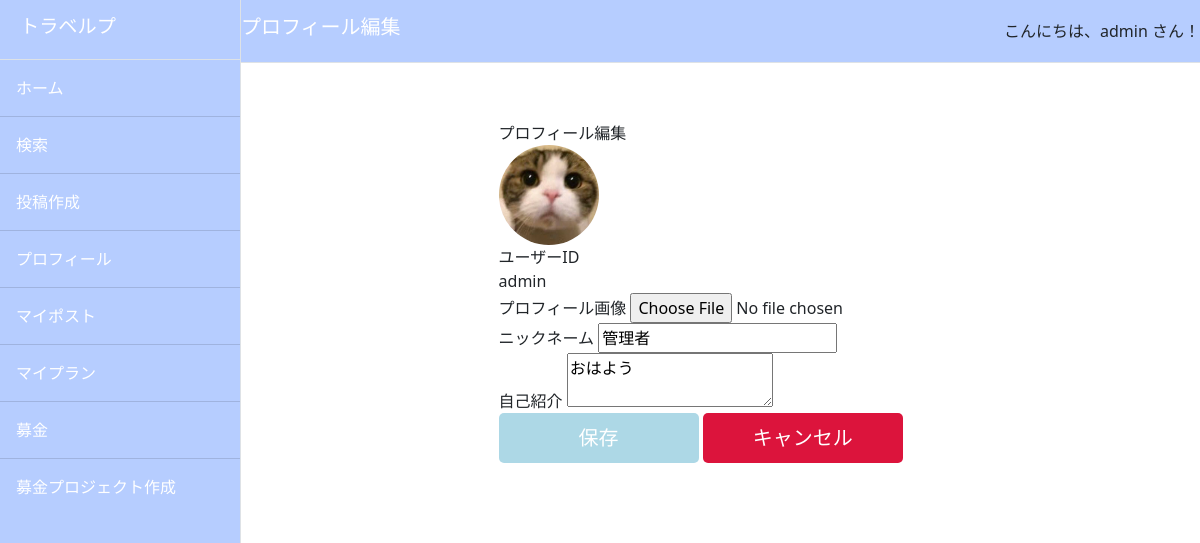
Page /profile/edit/3/ (signed in) on the earlier database version.
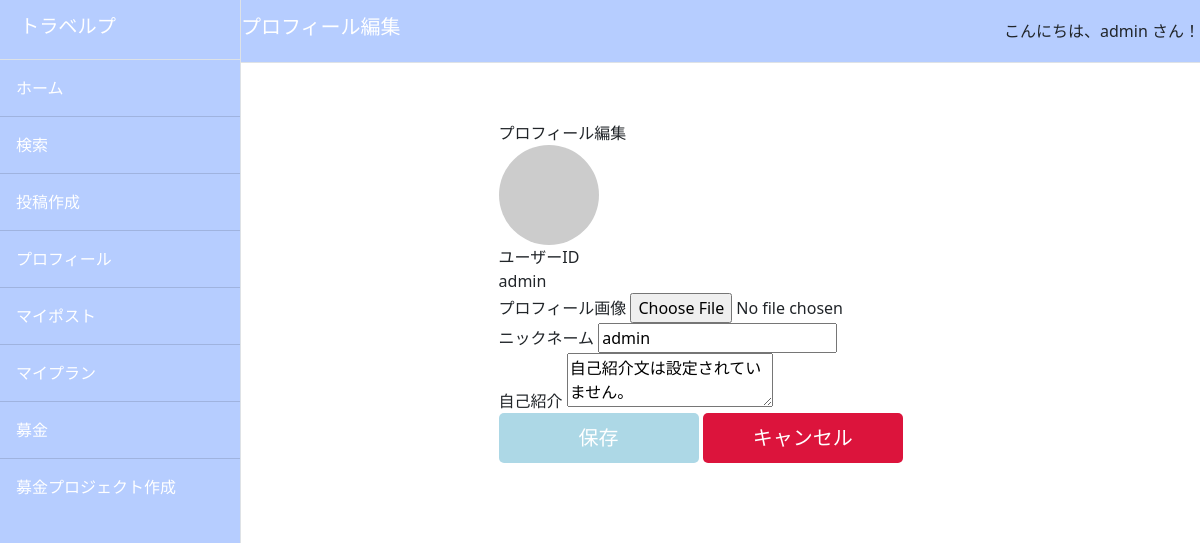
Same page on the later database version.
### accounts/models.py (models this page shows, shortened)
class CustomUser(AbstractUser):
    pass
    nickname = models.CharField(max_length=150, blank=True, null=True)
    profile_image = models.ImageField(upload_to='profile_images/', null=True, blank=True)
    profile_description = models.TextField(null=True, blank=True)

### travelp/views.py (the view, shortened to what this page needs)
# urls.py: path('profile/edit/<int:pk>/', views.EditProfileView.as_view(), name='edit_profile'),
class EditProfileView(UpdateView):
    model = CustomUser  # 編集するモデルを指定
    form_class = ProfileEditForm  # 使用するフォームクラスを指定
    template_name = 'edit_profile.html'  # 使用するテンプレートを指定
    success_url = reverse_lazy('travelp:myprofile')  # 編集が成功した後にリダイレクトするURL
    def get_object(self, queryset=None):
        return self.request.user

### travelp/forms.py
class ProfileEditForm(forms.ModelForm):
    class Meta:
        model = CustomUser
        fields = ['nickname', 'profile_image', 'profile_description']
        widgets = {
            'profile_description': forms.Textarea(attrs={'rows': 3, 'cols': 40}),
        }

### travelp/templates/edit_profile.html (shortened to what this page needs)
{% extends 'base.html' %}
{% block header %}プロフィール編集{% endblock %}
{% block content %}
<section class="container my-5">
    <div class="profile-container">
        <div class="profile-header">プロフィール編集</div>
        <div class="profile-info">
            <div class="icon">
                {% if form.instance.profile_image %}
                    <img id="profile-image" src="{{ form.instance.profile_image.url }}" alt="プロフィール画像" width="100">
                {% else %}
                    <img id="profile-image" src="https://via.placeholder.com/100" alt="プロフィール画像" width="100">
                {% endif %}
            </div>
            <div class="details">
                <div>
                    <div class="label">ユーザーID</div>
                    <div class="content no-underline">{{ request.user.username }}</div>
                </div>
            </div>
        </div>
        <div class="edit-form">
            <form method="POST" enctype="multipart/form-data">
                <div class="form-group">
                    <label for="profile_image">プロフィール画像</label>
                    <input type="file" name="profile_image" id="profile-image-input" accept="image/*" onchange="previewImage(event)">
                </div>
                <div class="form-group">
                    <label for="nickname">ニックネーム</label>
                    <input type="text" name="nickname" id="nickname" value="{{ form.instance.nickname|default:request.user.username }}" placeholder="新しいニックネーム">
                </div>
                <div class="form-group">
                    <label for="profile_description">自己紹介</label>
                    <textarea name="profile_description" id="profile_description" placeholder="自己紹介文を入力">{{ form.instance.profile_description|default:"自己紹介文は設定されていません。" }}</textarea>
                </div>
                <div class="button-container">
                    <button type="submit" class="button">保存</button>
                    <button type="button" class="button1" onclick="cancelEdit()">キャンセル</button>
                </div>
            </form>
        </div>
    </div>
</section>
{% endblock %}

### travelp/templates/base.html (shortened to what this page needs)
{% load static %}
<!DOCTYPE html>
<html lang="ja">
    <head>
        <link href="{% static 'css/styles.css' %}" rel="stylesheet" />
        {% if request.user.is_staff %}
            <link rel="stylesheet" href="{% static 'css/dark-mode.css' %}">
        {% endif %}
        <link rel="stylesheet" href="https://unpkg.com/leaflet@1.7.1/dist/leaflet.css" />
    </head>
    <body class="{% if request.user.is_staff %} dark-mode {% endif %}">
        <div class="d-flex" id="wrapper">
            <div class="border-end bg-white" id="sidebar-wrapper">
                <div class="sidebar-heading border-bottom bg-light">
                    <h1 class="navbar-brand">トラベルプ</h1>
                </div>
                <div class="list-group list-group-flush">
                    <a class="list-group-item list-group-item-action list-group-item-light p-3" href="{% url 'travelp:index' %}">ホーム</a>
                    <a class="list-group-item list-group-item-action list-group-item-light p-3" href="{% url 'travelp:search' %}">検索</a>
                    <a class="list-group-item list-group-item-action list-group-item-light p-3" href="{% url 'travelp:post' %}">投稿作成</a>
                    {% if request.user.is_authenticated %}
                        <a class="list-group-item list-group-item-action list-group-item-light p-3" href="{% url 'travelp:myprofile' %}">プロフィール</a>
                        <a class="list-group-item list-group-item-action list-group-item-light p-3" href="{% url 'travelp:mypost' %}">マイポスト</a>
                        <a class="list-group-item list-group-item-action list-group-item-light p-3" href="{% url 'travelp:myplan' %}">マイプラン</a>
                        <a class="list-group-item list-group-item-action list-group-item-light p-3" href="{% url 'travelp:fundraising_list' %}">募金</a>
                    {% endif %}
                    {% if request.user.is_staff %}
                        <a class="list-group-item list-group-item-action list-group-item-light p-3" href="{% url 'travelp:create_fundraising' %}">募金プロジェクト作成</a>
                    {% endif %}
                </div>
            </div>
            <div id="page-content-wrapper">
                <nav class="navbar navbar-expand-lg navbar-light bg-light border-bottom d-flex justify-content-between">
                    <h1 class="navbar-brand">{% block header %}ホーム{% endblock %}</h1>
                    {% if request.user.is_authenticated %}
                        <div class="text-end">
                            こんにちは、{{ request.user.username }} さん！
                        </div>
                    {% endif %}
                </nav>
                <div class="container-fluid">
                    {% block content %}{% endblock %}
                </div>
            </div>
        </div>
    </body>
</html>

Differences in the rows shown:
changed CustomUser "admin": nickname "管理者" → "admin"; profile_description "おはよう" → "自己紹介文は設定されていません。"; instance.profile_image: picture removed
